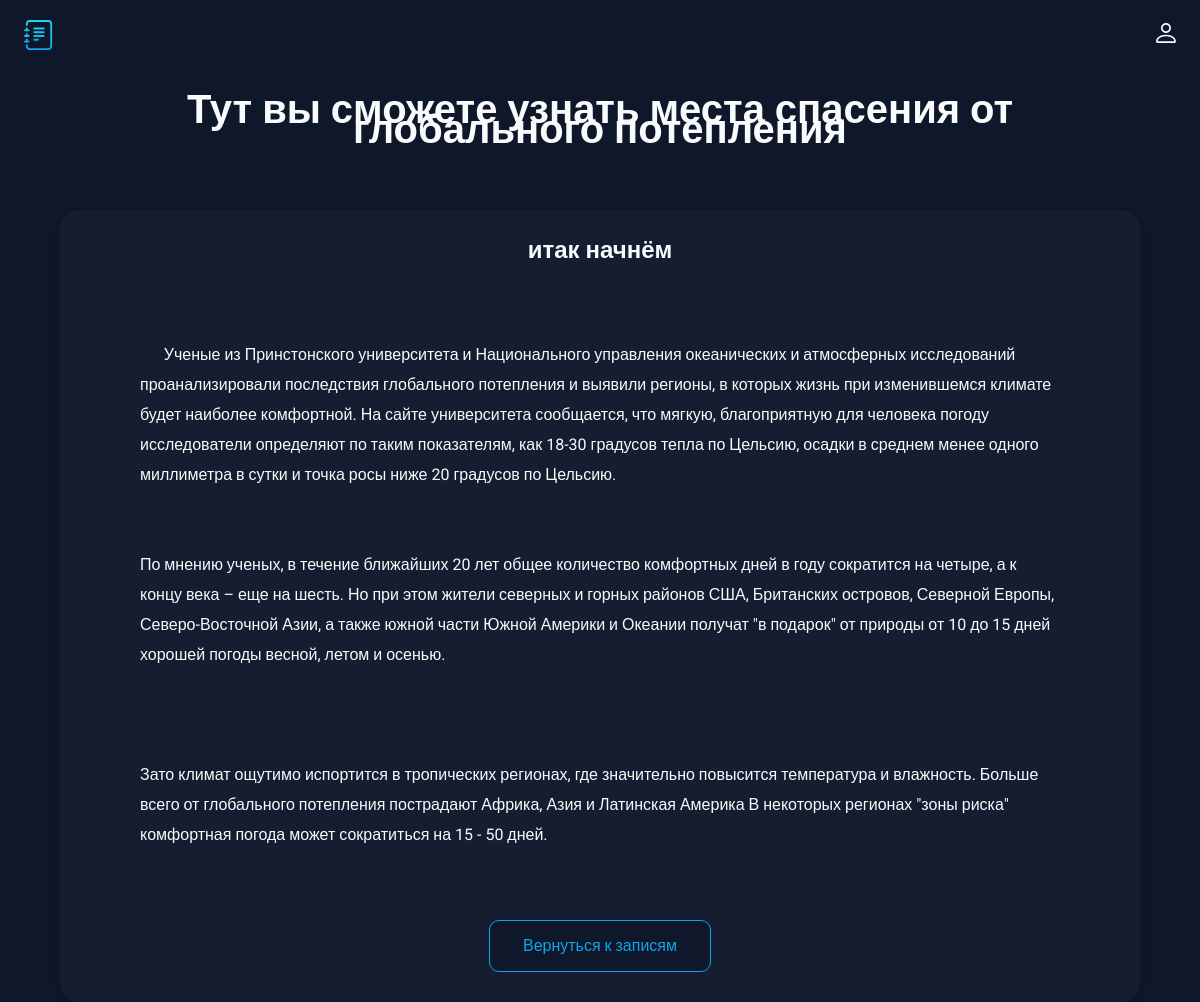
/card/5, run on the app's committed database.
### main.py (models this page shows, shortened)
class Card(db.Model):
    id = db.Column(db.Integer, primary_key=True)
    title = db.Column(db.String(100), nullable=False)
    subtitle = db.Column(db.String(300), nullable=False)
    text = db.Column(db.Text, nullable=False)

### main.py (the view)
@app.route('/card/<int:id>')
def card(id):
    card = Card.query.get(id)
    return render_template('card.html', card=card)

### templates/card.html (shortened to what this page needs)
<!doctype html>
<html lang="ru">
<head>
  <link rel="stylesheet" href="../static/css/style.css">
</head>
<body>
  <header class="header">
    <img src="../static/img/logo.svg" alt="logo" width="30" height="30">
    <ul class="main-list">
        <li class="list__item">
          <a href="">
            <img src="../static/img/login.svg" alt="login" width="20" height="20">
          </a>
    </ul>
  </header>
  <main class="main">
    {% block content %}
    <h1 class="main__title">{{card.title}}</h1>
    <div class="main__block">
      <h2 class="main__subtitle">{{card.subtitle}}</h2>
      <div class="main__text">
      {{card.text}}
      </div>
      <a class="main__link" href="/">Вернуться к записям</a>
    </div>
  </main>
  {% endblock %}
</body>
</html>

### static/css/style.css (style rules this page uses)
body { margin: 0; padding: 0; font-family: 'Roboto', sans-serif; font-size: 16px; line-height: 20px; background-color: #0F172A; color: #F8FAFC; }
h1, h2, p { margin: 0; }
img { object-fit: contain; }
a { text-decoration: none; color: inherit; transition: 0.2s; }
ul { list-style: none; margin: 0; padding: 0; }
.header { display: flex; justify-content: space-between; align-items: center; padding: 20px 2%; margin-bottom: 30px; }
.main-list { display: flex; align-items: center; gap: 20px; }
.main__title { font-size: 40px; text-align: center; margin-bottom: 70px; }
.main { padding: 0 5%; }
.main__block { background: rgba(30, 41, 59, 0.4); border-radius: 20px; box-shadow: 0px 4px 10px rgba(0, 0, 0, 0.1); padding: 30px 80px; display: flex; flex-direction: column; align-items: center; }
.main__subtitle { text-align: center; margin-bottom: 50px; }
.main__text { line-height: 30px; margin-bottom: 40px; white-space: pre-wrap; align-self: flex-start; }
.main__link { display: block; border: 1px solid rgba(14, 165, 233, 1); background: #0F172A; border-radius: 10px; color: rgba(14, 165, 233, 1); padding: 15px 10px; font: inherit; width: 200px; text-align: center; cursor: pointer; transition: 0.2s; }

### data on the page
Card: title "Тут вы сможете узнать места спасения от глобального потепления", subtitle "итак начнём", text "Ученые из Принстонского университета и Национального управления океанических и атмосферных исследований проанализировали последствия глобального потепления и выявили регионы, в которых жизнь при изменившемся климате будет наиболее комфортной. На сайте университета сообщается, что мягкую, благоприятную для человека погоду исследователи определяют по таким показателям, как 18-30 градусов тепла по Цельсию, осадки в среднем менее одного миллиметра в сутки и точка росы ниже 20 градусов по Цельсию. По мнению ученых, в течение ближайших 20 лет общее количество комфортных дней в году сократится на четыре, а к концу века – еще на шесть. Но при этом жители северных и горных районов США, Британских…"
